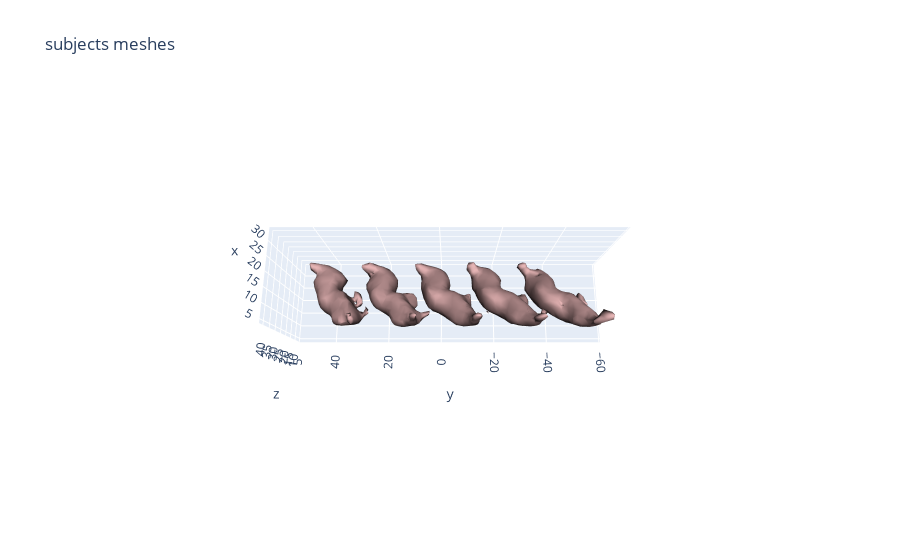

Notebook cell for this chart:
### Markdown cell above
#### Visualization of MA

### Code cell
fig = cld.draw(shifted_SPAM_meshes)
ma.plot.brochette_layout(fig, "subjects meshes")

### Figure 1 — Plotly figure (JSON) as saved in the notebook; plotly's stock layout.template omitted (floating-point values rounded to 4 significant figures; data arrays with more than 128 entries replaced by an {"elided": "..."} marker saying what was removed)
{"data": [{"color": "rgb(255,200,200)", "i": {"elided": "806 int values"}, "j": {"elided": "806 int values"}, "k": {"elided": "806 int values"}, "lighting": {"ambient": 0.1}, "lightposition": {"x": 0, "y": 0, "z": 0}, "name": "-3.0", "opacity": 1, "type": "mesh3d", "x": {"elided": "405 float values"}, "y": {"elided": "405 float values"}, "z": {"elided": "405 float values"}}, {"color": "rgb(255,200,200)", "i": {"elided": "658 int values"}, "j": {"elided": "658 int values"}, "k": {"elided": "658 int values"}, "lighting": {"ambient": 0.1}, "lightposition": {"x": 0, "y": 0, "z": 0}, "name": "-2.0", "opacity": 1, "type": "mesh3d", "x": {"elided": "331 float values"}, "y": {"elided": "331 float values"}, "z": {"elided": "331 float values"}}, {"color": "rgb(255,200,200)", "i": {"elided": "670 int values"}, "j": {"elided": "670 int values"}, "k": {"elided": "670 int values"}, "lighting": {"ambient": 0.1}, "lightposition": {"x": 0, "y": 0, "z": 0}, "name": "-1.0", "opacity": 1, "type": "mesh3d", "x": {"elided": "339 float values"}, "y": {"elided": "339 float values"}, "z": {"elided": "339 float values"}}, {"color": "rgb(255,200,200)", "i": {"elided": "686 int values"}, "j": {"elided": "686 int values"}, "k": {"elided": "686 int values"}, "lighting": {"ambient": 0.1}, "lightposition": {"x": 0, "y": 0, "z": 0}, "name": "0.0", "opacity": 1, "type": "mesh3d", "x": {"elided": "345 float values"}, "y": {"elided": "345 float values"}, "z": {"elided": "345 float values"}}, {"color": "rgb(255,200,200)", "i": {"elided": "742 int values"}, "j": {"elided": "742 int values"}, "k": {"elided": "742 int values"}, "lighting": {"ambient": 0.1}, "lightposition": {"x": 0, "y": 0, "z": 0}, "name": "1.0", "opacity": 1, "type": "mesh3d", "x": {"elided": "371 float values"}, "y": {"elided": "371 float values"}, "z": {"elided": "371 float values"}}], "layout": {"legend": {"itemsizing": "constant"}, "scene": {"aspectmode": "data", "aspectratio": {"x": 1, "y": 5, "z": 1}, "camera": {"eye": {"x": -0.8, "y": 0, "z": 3}}}, "title": {"text": "subjects meshes"}, "yaxis": {"range": [0, 100]}}}
